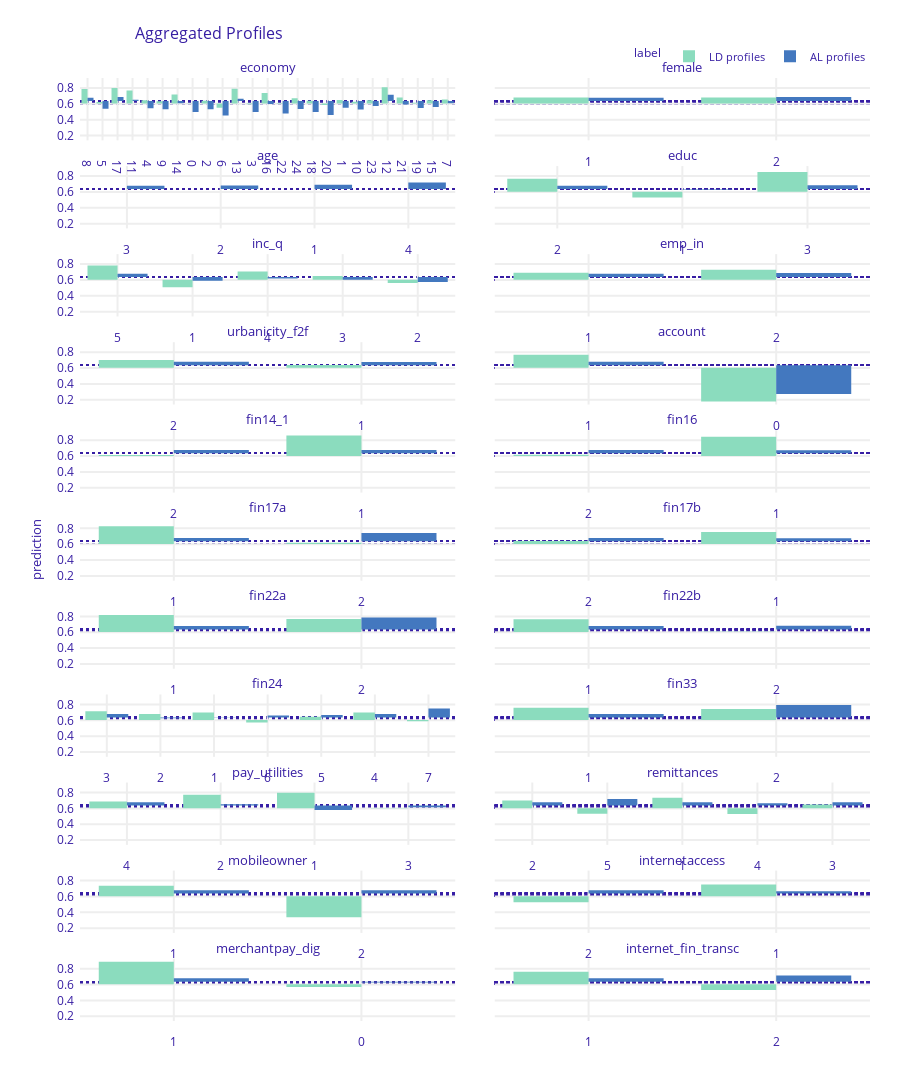

Here is the notebook cell this chart was saved with:
### Code cell
ld_rf1.plot(al_rf1, variables = varsd)
